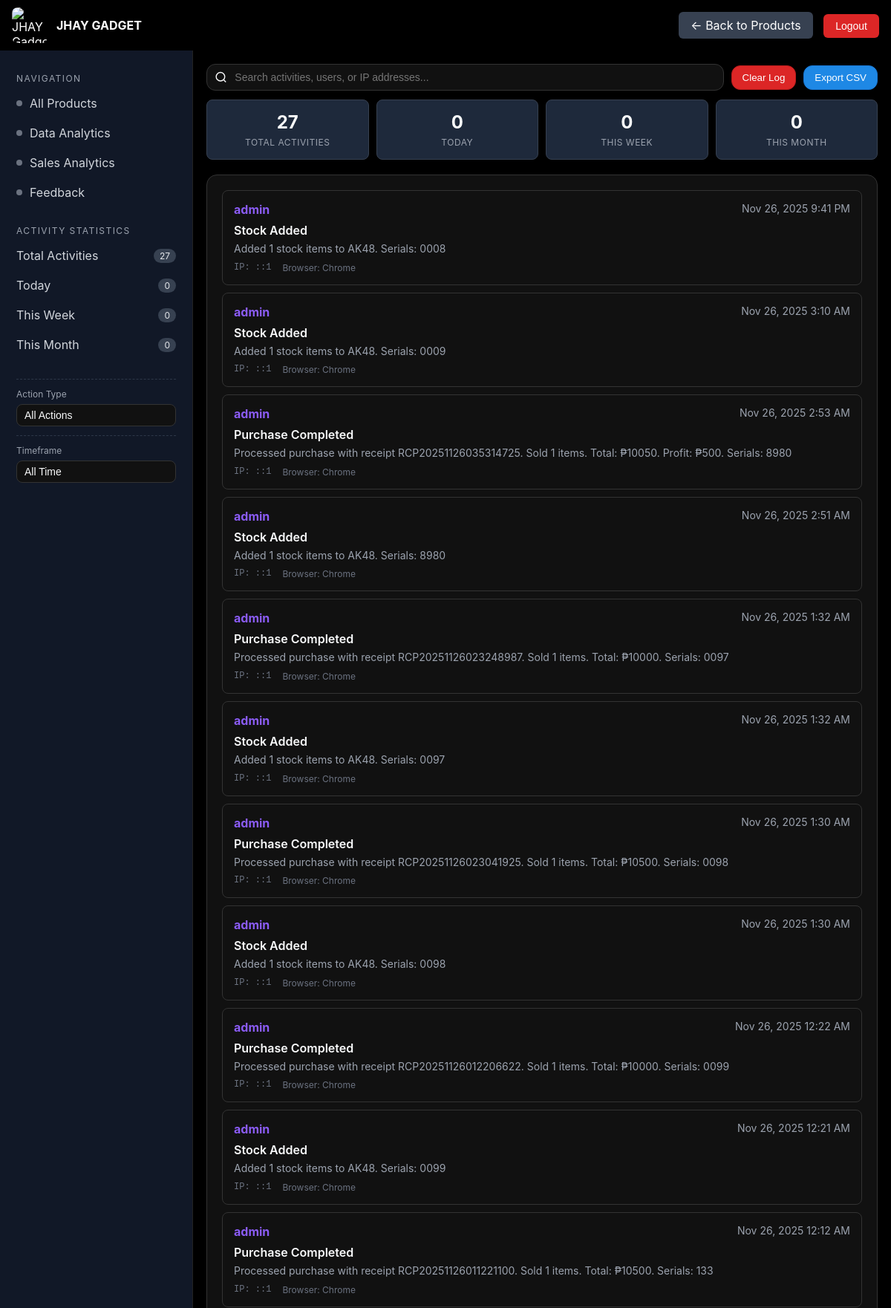
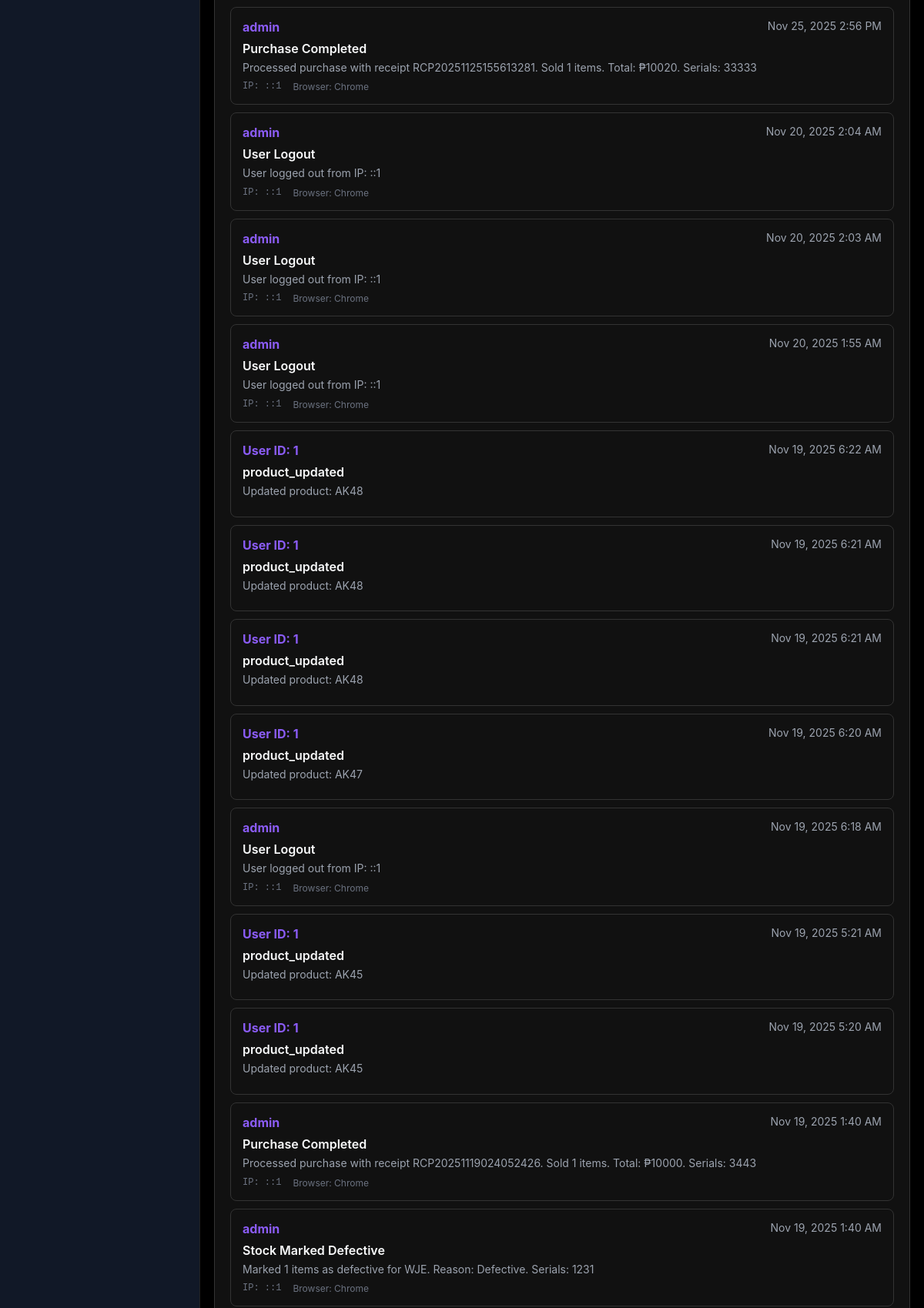
Screenshot of /activity-log-admin.php (signed in, upper part) with the database file from the repository (2 pictures, top to bottom).
### tables this page shows
CREATE TABLE `activity_log` (
  `id` int(11) NOT NULL,
  `user_id` int(11) DEFAULT NULL,
  `username` varchar(100) DEFAULT NULL,
  `action` varchar(255) NOT NULL,
  `details` text DEFAULT NULL,
  `ip_address` varchar(45) DEFAULT NULL,
  `user_agent` text DEFAULT NULL,
  `activity_date` timestamp NOT NULL DEFAULT current_timestamp()
);

### activity-log-admin.php (the view, shortened to what this page needs)
<?php
include 'db.php';
$search = $_GET['search'] ?? '';
$filter = $_GET['filter'] ?? 'all';
$timeframe = $_GET['timeframe'] ?? 'all';
$activities = [];
$params = [];
$paramTypes = '';
$query = "
    SELECT al.*
    FROM activity_log al
";
$query .= " ORDER BY al.activity_date DESC LIMIT 1000";
if (!empty($params)) {
    $stmt = $db->prepare($query);
    if ($stmt) {
        $stmt->bind_param($paramTypes, ...$params);
        $stmt->execute();
        $res = $stmt->get_result();
    } else {
        $res = false;
    }
} else {
    $res = $db->query($query);
}
if ($res && $res->num_rows > 0) {
    while ($row = $res->fetch_assoc()) {
        $activities[] = $row;
    }
}
$stats = [
    'total' => 0,
    'today' => 0,
    'week' => 0,
    'month' => 0
];
$totalRes = $db->query("SELECT COUNT(*) as total FROM activity_log");
if ($totalRes) {
    $stats['total'] = $totalRes->fetch_assoc()['total'];
}
$todayRes = $db->query("SELECT COUNT(*) as today FROM activity_log WHERE DATE(activity_date) = CURDATE()");
if ($todayRes) {
    $stats['today'] = $todayRes->fetch_assoc()['today'];
}
$weekRes = $db->query("SELECT COUNT(*) as week FROM activity_log WHERE YEARWEEK(activity_date) = YEARWEEK(CURDATE())");
if ($weekRes) {
    $stats['week'] = $weekRes->fetch_assoc()['week'];
}
$monthRes = $db->query("SELECT COUNT(*) as month FROM activity_log WHERE YEAR(activity_date) = YEAR(CURDATE()) AND MONTH(activity_date) = MONTH(CURDATE())");
if ($monthRes) {
    $stats['month'] = $monthRes->fetch_assoc()['month'];
}
?>
<!DOCTYPE html>
<html lang="en">
<head>
</head>
<body>
<header>
    <div class="header-left">
        <div class="brand">
            <img id="brandLogo" alt="JHAY Gadget" src="img/jhay-gadget-logo.png.jpg" />
            <div><div class="title">JHAY GADGET</div></div>
        </div>
    </div>
    <div>
        <a href="fronttae-admin.php" class="back-btn">← Back to Products</a>
        <button class="logout-btn" onclick="location.href='logout.php'">Logout</button>
    </div>
</header>
<div class="app">
    <div class="shell">
        <aside>
            <div class="navGroup">
                <div class="navTitle">Navigation</div>
                <a href="fronttae-admin.php" class="chipRow">
                    <div class="chipLabel"><span class="dot"></span><span>All Products</span></div>
                </a>
                <a href="analytics-admin.php" class="chipRow">
                    <div class="chipLabel"><span class="dot"></span><span>Data Analytics</span></div>
                </a>
                <a href="sales-graphs-admin.php" class="chipRow">
                    <div class="chipLabel"><span class="dot"></span><span>Sales Analytics</span></div>
                </a>
                <a href="feedback-admin.php" class="chipRow">
                    <div class="chipLabel"><span class="dot"></span><span>Feedback</span></div>
                </a>
            </div>
            <div class="navGroup">
                <div class="navTitle">Activity Statistics</div>
                <div class="chipRow">
                    <div class="chipLabel"><span>Total Activities</span></div>
                    <span class="badge"><?php echo $stats['total']; ?></span>
                </div>
                <div class="chipRow">
                    <div class="chipLabel"><span>Today</span></div>
                    <span class="badge"><?php echo $stats['today']; ?></span>
                </div>
                <div class="chipRow">
                    <div class="chipLabel"><span>This Week</span></div>
                    <span class="badge"><?php echo $stats['week']; ?></span>
                </div>
                <div class="chipRow">
                    <div class="chipLabel"><span>This Month</span></div>
                    <span class="badge"><?php echo $stats['month']; ?></span>
                </div>
            </div>
            <div class="filters">
                <div class="filter">
                    <label>Action Type</label>
                    <select id="actionFilter" onchange="applyFilters()">
                        <option value="all" <?php echo $filter === 'all' ? 'selected' : ''; ?>>All Actions</option>
                    </select>
                </div>
                <div class="filter">
                    <label>Timeframe</label>
                    <select id="timeframeFilter" onchange="applyFilters()">
                        <option value="all" <?php echo $timeframe === 'all' ? 'selected' : ''; ?>>All Time</option>
                    </select>
                </div>
            </div>
        </aside>
        <main>
            <div class="toolbar">
                <div class="search">
                    <svg width="18" height="18" viewBox="0 0 24 24" fill="none" stroke="currentColor" stroke-width="2">
                        <circle cx="11" cy="11" r="8"/>
                        <line x1="21" y1="21" x2="16.65" y2="16.65"/>
                    </svg>
                    <input type="text" id="searchInput" placeholder="Search activities, users, or IP addresses..."
                           value="<?php echo htmlspecialchars($search); ?>" onkeyup="applyFilters()">
                </div>
                <button class="btn danger" onclick="clearActivityLog()" title="Clear all activity logs">Clear Log</button>
                <button class="btn primary" onclick="exportActivityLog()" title="Export to CSV">Export CSV</button>
            </div>
            <div class="stats-grid">
                <div class="stat-item">
                    <div class="stat-value"><?php echo $stats['total']; ?></div>
                    <div class="stat-label">Total Activities</div>
                </div>
                <div class="stat-item">
                    <div class="stat-value"><?php echo $stats['today']; ?></div>
                    <div class="stat-label">Today</div>
                </div>
                <div class="stat-item">
                    <div class="stat-value"><?php echo $stats['week']; ?></div>
                    <div class="stat-label">This Week</div>
                </div>
                <div class="stat-item">
                    <div class="stat-value"><?php echo $stats['month']; ?></div>
                    <div class="stat-label">This Month</div>
                </div>
            </div>
            <div class="card">
                <div style="padding: 20px;">
                    <?php if (empty($activities)): ?>
                        <div class="no-activities">
                            No activity records found.
                            <?php if (!empty($search) || $filter !== 'all' || $timeframe !== 'all'): ?>
                                <div style="margin-top: 10px; font-size: 14px;">
                                    Try adjusting your search or filters.
                                </div>
                            <?php endif; ?>
                        </div>
                    <?php else: ?>
                        <?php foreach ($activities as $activity): ?>
                            <div class="activity-item">
                                <div class="activity-header">
                                    <span class="activity-user">
                                        <?php
                                        if (!empty($activity['username'])) {
                                            echo htmlspecialchars($activity['username']);
                                        } elseif ($activity['user_id']) {
                                            echo 'User ID: ' . $activity['user_id'];
                                        } else {
                                            echo 'System';
                                        }
                                        ?>
                                    </span>
                                    <span class="activity-date">
                                        <?php echo date('M j, Y g:i A', strtotime($activity['activity_date'])); ?>
                                    </span>
                                </div>
                                <div class="activity-action">
                                    <?php echo htmlspecialchars($activity['action']); ?>
                                </div>
                                <div class="activity-details">
                                    <?php echo htmlspecialchars($activity['details'] ?: 'No additional details'); ?>
                                </div>
                                <div class="activity-meta">
                                    <?php if (!empty($activity['ip_address'])): ?>
                                        <span class="activity-ip">IP: <?php echo htmlspecialchars($activity['ip_address']); ?></span>
                                    <?php endif; ?>
                                    <?php if (!empty($activity['user_agent'])): ?>
                                        <span title="<?php echo htmlspecialchars($activity['user_agent']); ?>">
                                            Browser: <?php echo getBrowserName($activity['user_agent']); ?>
                                        </span>
                                    <?php endif; ?>
                                </div>
                            </div>
                        <?php endforeach; ?>
                    <?php endif; ?>
                </div>
            </div>
        </main>
    </div>
</div>
</body>
</html>
<?php
function getBrowserName($user_agent) {
    if (strpos($user_agent, 'Chrome') !== false) return 'Chrome';
    return 'Unknown';
}
?>

### activity-log-admin.php (style rules this page uses)
:root { --blue:#1e88e5; --blue-600:#1976d2; --ink:#0f172a; --ink-2:#111827; --bg:#000; --card:#111; --border:#333; --muted:#9ca3af; --accent:#22c55e; --stock-low:#dc2626; --stock-ok:#22c55e; --stock-warning:#f59e0b; --sold:#8b5cf6; --defective:#f97316; --purchase:#10b981; }
* { box-sizing:border-box; }
html,body { height:100%;margin:0; }
body { font-family: Inter, system-ui, -apple-system, Segoe UI, Roboto, "Helvetica Neue", Arial; color:#f9fafb; background:var(--bg); }
.app { display:grid; grid-template-rows:auto 1fr; height:100%; }
header { background:var(--black); color:#fff; display:flex; align-items:center; justify-content:space-between; padding:10px 16px; box-shadow:0 2px 0 rgba(0,0,0,.5); }
.header-left { display:flex; align-items:center; gap:16px; }
.brand { display:flex;align-items:center;gap:12px;min-width:220px; }
.brand img { width:48px;height:48px;border-radius:8px;border:3px solid var(--black);object-fit:contain; }
.brand .title { font-weight:700; }
.logout-btn { background: #dc2626; color: white; border: none; padding: 8px 16px; border-radius: 6px; cursor: pointer; font-size: 14px; transition: background 0.2s; }
.back-btn { background: #374151; color: white; border: none; padding: 8px 16px; border-radius: 6px; cursor: pointer; text-decoration: none; display: inline-block; margin-right: 10px; }
.shell { display:grid; grid-template-columns:260px 1fr; height:calc(100vh - 52px); }
aside { background:var(--ink-2); color:#d1d5db; padding:14px 12px; overflow:auto; border-right:1px solid #222; }
.navGroup { margin:10px 0 18px; }
.navTitle { font-size:12px;text-transform:uppercase;letter-spacing:.12em;color:var(--muted);padding:6px 10px; }
.chipRow { display:flex;align-items:center;justify-content:space-between;padding:10px;border-radius:10px;text-decoration:none;color:inherit; }
.chipLabel { display:flex;align-items:center;gap:10px; }
.dot { width:8px;height:8px;border-radius:999px;background:#6b7280; }
.badge { background:#374151;color:#e5e7eb;font-size:12px;padding:2px 8px;border-radius:999px; }
.filters { padding:8px 10px; }
.filter { border-top:1px dashed #2d3748;padding:12px 0; }
.filter label { display:block;font-size:12px;color:#9ca3af;margin-bottom:6px; }
main { padding:18px;overflow:auto; }
.toolbar { display:flex;gap:10px;align-items:center;margin-bottom:12px; }
.search { flex:1; display:flex; align-items:center; gap:8px; background:var(--card); border:1px solid var(--border); border-radius:12px; padding:8px 10px; }
.search input { border:0; outline:0; width:100%; font-size:14px; background:transparent; color:#fff; }
.btn { background:#111;border:1px solid var(--border);border-radius:12px;padding:8px 14px;cursor:pointer;color:#fff; }
.btn.primary { background:var(--blue);color:#fff;border-color:var(--blue-600); }
.btn.danger { background:#dc2626;color:#fff;border-color:#b91c1c; }
.card { background:var(--card);border:1px solid var(--border);border-radius:14px;overflow:auto; }
.activity-item { background: #111; border: 1px solid #333; border-radius: 8px; padding: 15px; margin-bottom: 10px; transition: all 0.2s ease; }
.activity-header { display: flex; justify-content: space-between; align-items: flex-start; margin-bottom: 8px; }
.activity-user { font-weight: bold; color: #8b5cf6; }
.activity-date { color: #9ca3af; font-size: 14px; }
.activity-action { color: #f9fafb; margin-bottom: 5px; font-weight: 600; }
.activity-details { color: #9ca3af; font-size: 14px; line-height: 1.4; }
.activity-meta { display: flex; gap: 15px; margin-top: 8px; font-size: 12px; color: #6b7280; }
.activity-ip { font-family: monospace; }
.stats-grid { display: grid; grid-template-columns: repeat(auto-fit, minmax(120px, 1fr)); gap: 10px; margin-bottom: 20px; }
.stat-item { background: #1e293b; padding: 15px; border-radius: 8px; border: 1px solid #374151; text-align: center; }
.stat-value { font-size: 24px; font-weight: bold; color: #f9fafb; margin-bottom: 5px; }
.stat-label { font-size: 12px; color: #9ca3af; text-transform: uppercase; letter-spacing: 0.5px; }
select { width: 100%; padding: 6px 10px; border-radius: 8px; border: 1px solid var(--border); background: var(--card); color: #f9fafb; font-size: 14px; appearance: none; cursor: pointer; }

### rows the page displays
activity_log: username "admin", activity_date "Nov 26, 2025 9:41 PM", action "Stock Added", details "Added 1 stock items to AK48. Serials: 0008", ip_address "::1", user_agent "Chrome"
activity_log: username "admin", activity_date "Nov 26, 2025 3:10 AM", action "Stock Added", details "Added 1 stock items to AK48. Serials: 0009", ip_address "::1", user_agent "Chrome"
activity_log: username "admin", activity_date "Nov 26, 2025 2:53 AM", action "Purchase Completed", details "Processed purchase with receipt RCP20251126035314725. Sold 1 items. Total: ₱10050. Profit: ₱500. Serials: 8980", ip_address "::1", user_agent "Chrome"
activity_log: username "admin", activity_date "Nov 26, 2025 2:51 AM", action "Stock Added", details "Added 1 stock items to AK48. Serials: 8980", ip_address "::1", user_agent "Chrome"
activity_log: username "admin", activity_date "Nov 26, 2025 1:32 AM", action "Purchase Completed", details "Processed purchase with receipt RCP20251126023248987. Sold 1 items. Total: ₱10000. Serials: 0097", ip_address "::1", user_agent "Chrome"
activity_log: username "admin", activity_date "Nov 26, 2025 1:32 AM", action "Stock Added", details "Added 1 stock items to AK48. Serials: 0097", ip_address "::1", user_agent "Chrome"
activity_log: username "admin", activity_date "Nov 26, 2025 1:30 AM", action "Purchase Completed", details "Processed purchase with receipt RCP20251126023041925. Sold 1 items. Total: ₱10500. Serials: 0098", ip_address "::1", user_agent "Chrome"
activity_log: username "admin", activity_date "Nov 26, 2025 1:30 AM", action "Stock Added", details "Added 1 stock items to AK48. Serials: 0098", ip_address "::1", user_agent "Chrome"
activity_log: username "admin", activity_date "Nov 26, 2025 12:22 AM", action "Purchase Completed", details "Processed purchase with receipt RCP20251126012206622. Sold 1 items. Total: ₱10000. Serials: 0099", ip_address "::1", user_agent "Chrome"
activity_log: username "admin", activity_date "Nov 26, 2025 12:21 AM", action "Stock Added", details "Added 1 stock items to AK48. Serials: 0099", ip_address "::1", user_agent "Chrome"
activity_log: username "admin", activity_date "Nov 26, 2025 12:12 AM", action "Purchase Completed", details "Processed purchase with receipt RCP20251126011221100. Sold 1 items. Total: ₱10500. Serials: 133", ip_address "::1", user_agent "Chrome"
activity_log: username "admin", activity_date "Nov 25, 2025 2:56 PM", action "Purchase Completed", details "Processed purchase with receipt RCP20251125155613281. Sold 1 items. Total: ₱10020. Serials: 33333", ip_address "::1", user_agent "Chrome"
activity_log: username "admin", activity_date "Nov 20, 2025 2:04 AM", action "User Logout", details "User logged out from IP: ::1", ip_address "::1", user_agent "Chrome"
activity_log: username "admin", activity_date "Nov 20, 2025 2:03 AM", action "User Logout", details "User logged out from IP: ::1", ip_address "::1", user_agent "Chrome"
activity_log: username "admin", activity_date "Nov 20, 2025 1:55 AM", action "User Logout", details "User logged out from IP: ::1", ip_address "::1", user_agent "Chrome"
activity_log: user "1", activity_date "Nov 19, 2025 6:22 AM", action "product_updated", details "Updated product: AK48"
activity_log: user "1", activity_date "Nov 19, 2025 6:21 AM", action "product_updated", details "Updated product: AK48"
activity_log: user "1", activity_date "Nov 19, 2025 6:21 AM", action "product_updated", details "Updated product: AK48"
activity_log: user "1", activity_date "Nov 19, 2025 6:20 AM", action "product_updated", details "Updated product: AK47"
activity_log: username "admin", activity_date "Nov 19, 2025 6:18 AM", action "User Logout", details "User logged out from IP: ::1", ip_address "::1", user_agent "Chrome"
activity_log: user "1", activity_date "Nov 19, 2025 5:21 AM", action "product_updated", details "Updated product: AK45"
activity_log: user "1", activity_date "Nov 19, 2025 5:20 AM", action "product_updated", details "Updated product: AK45"
activity_log: username "admin", activity_date "Nov 19, 2025 1:40 AM", action "Purchase Completed", details "Processed purchase with receipt RCP20251119024052426. Sold 1 items. Total: ₱10000. Serials: 3443", ip_address "::1", user_agent "Chrome"
activity_log: username "admin", activity_date "Nov 19, 2025 1:40 AM", action "Stock Marked Defective", details "Marked 1 items as defective for WJE. Reason: Defective. Serials: 1231", ip_address "::1", user_agent "Chrome"

### other values shown
$stats['total'] "27"
$stats['today'] "0"
$stats['week'] "0"
$stats['month'] "0"
